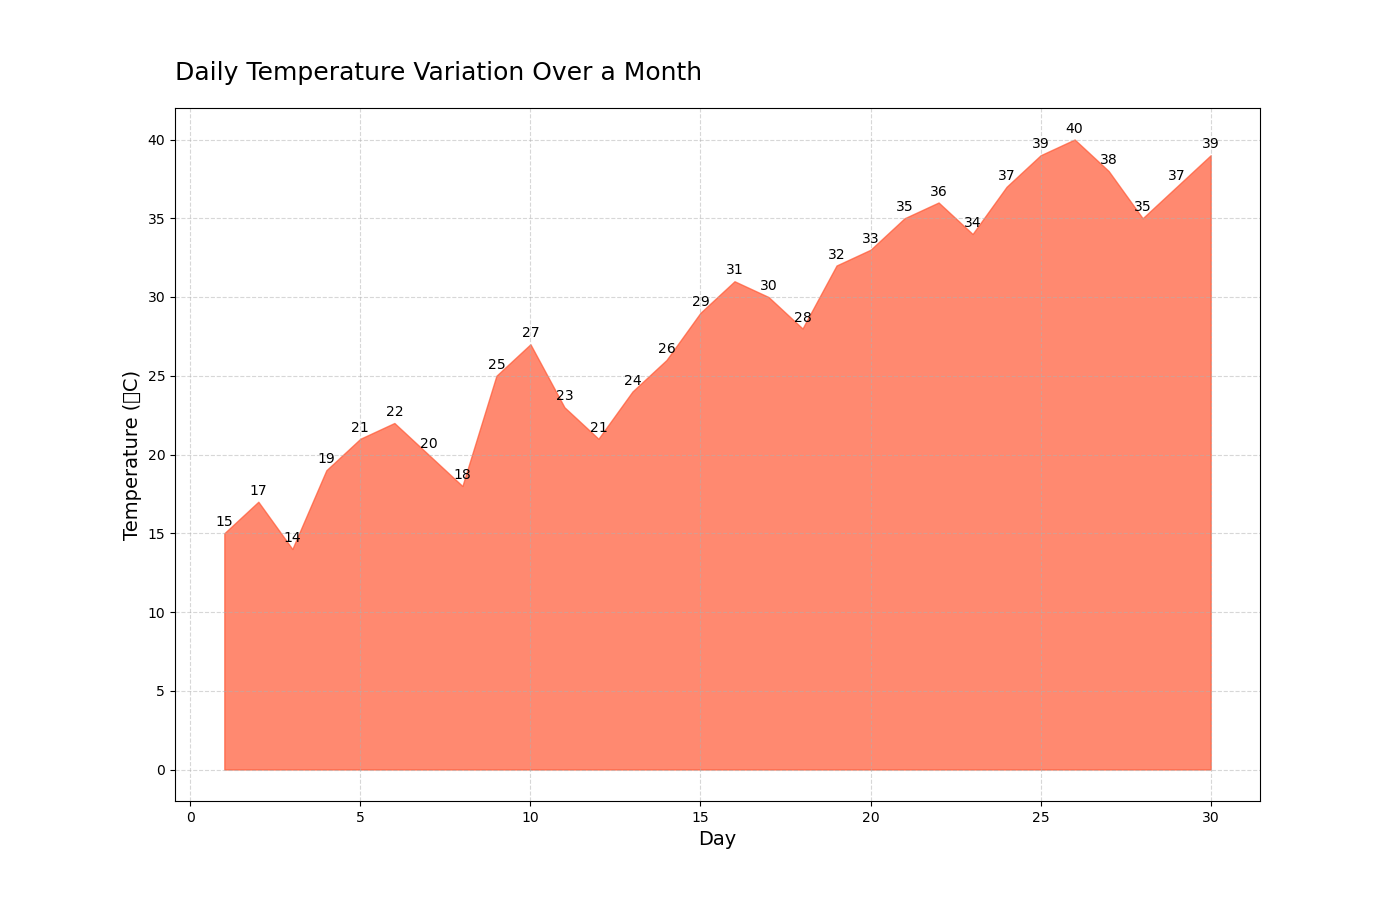

Python code for this plot:

import matplotlib.pyplot as plt
import pandas as pd

data = {
    "Day": list(range(1, 31)),
    "Temperature": [15, 17, 14, 19, 21, 22, 20, 18, 25, 27, 23, 21, 24, 26, 29, 31, 30, 28, 32, 33, 35, 36, 34, 37, 39, 40, 38, 35, 37, 39]
}

df = pd.DataFrame(data)

fig, ax = plt.subplots(figsize=(14, 9))
ax.fill_between(df["Day"], df["Temperature"], color="#FF5733", alpha=0.7)

ax.set_title("Daily Temperature Variation Over a Month", fontsize=18, pad=20, loc='left')
ax.set_xlabel("Day", fontsize=14)
ax.set_ylabel("Temperature (°C)", fontsize=14)
ax.grid(True, linestyle='--', alpha=0.5)

for i, txt in enumerate(df["Temperature"]):
    ax.annotate(txt, (df["Day"][i], df["Temperature"][i]), textcoords="offset points", xytext=(0,5), ha='center')

plt.show()
